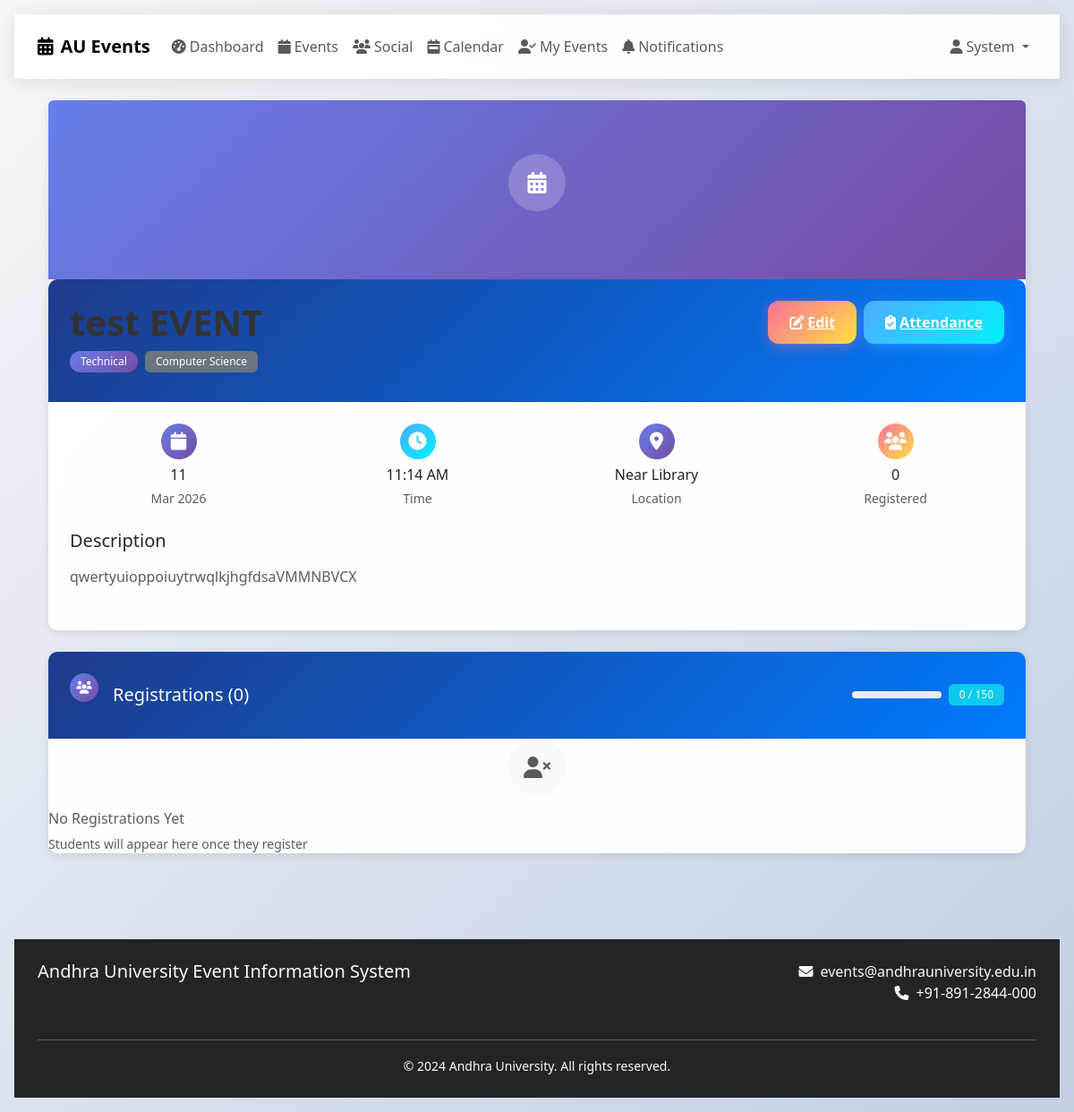
Page /admin/events/9 (signed in) on the committed database.
### models/user.py (models this page shows, shortened)
class User(UserMixin, db.Model):
    __abstract__ = True
    id = db.Column(db.Integer, primary_key=True)
    email = db.Column(db.String(120), unique=True, nullable=False, index=True)
    password_hash = db.Column(db.String(255), nullable=False)
    created_at = db.Column(db.DateTime, default=datetime.utcnow)
    is_active = db.Column(db.Boolean, default=True)

class Admin(User):
    __tablename__ = 'admins'
    username = db.Column(db.String(50), unique=True, nullable=False)
    first_name = db.Column(db.String(50), nullable=False)
    last_name = db.Column(db.String(50), nullable=False)
    role = db.Column(db.String(20), default='admin')  # admin, super_admin
    department = db.Column(db.String(100))
    created_events = db.relationship('Event', backref='creator', lazy='dynamic')
    @property
    def unread_notifications_count(self):
        return 0

### models/event.py (models this page shows, shortened)
class Event(db.Model):
    __tablename__ = 'events'
    id = db.Column(db.Integer, primary_key=True)
    title = db.Column(db.String(200), nullable=False)
    description = db.Column(db.Text, nullable=False)
    date = db.Column(db.Date, nullable=False, index=True)
    time = db.Column(db.Time, nullable=False)
    location = db.Column(db.String(200), nullable=False)
    department = db.Column(db.String(100), nullable=False, index=True)
    category = db.Column(db.String(50), nullable=False, index=True)  # technical, cultural, workshop, seminar
    max_participants = db.Column(db.Integer)
    poster_image = db.Column(db.String(255))
    created_by = db.Column(db.Integer, db.ForeignKey('admins.id'), nullable=False)
    created_at = db.Column(db.DateTime, default=datetime.utcnow)
    updated_at = db.Column(db.DateTime, default=datetime.utcnow, onupdate=datetime.utcnow)
    is_active = db.Column(db.Boolean, default=True)
    registrations = db.relationship('EventRegistration', backref='event', lazy='dynamic', cascade='all, delete-orphan')
    feedbacks = db.relationship('EventFeedback', backref='event', lazy='dynamic', cascade='all, delete-orphan')
    @property
    def registered_count(self):
        return self.registrations.count()

### routes/admin.py (the view)
@admin_bp.route('/events/<int:event_id>')
@login_required
@admin_required
def event_details(event_id):
    event = Event.query.get_or_404(event_id)
    registrations = db.session.query(
        EventRegistration, Student
    ).join(Student).filter(
        EventRegistration.event_id == event_id
    ).order_by(EventRegistration.registration_date.desc()).all()
    feedbacks = event.feedbacks.order_by(EventFeedback.created_at.desc()).all()
    return render_template('admin/event_details.html',
                         event=event,
                         registrations=registrations,
                         feedbacks=feedbacks)

### templates/admin/event_details.html (shortened to what this page needs)
{% extends "base.html" %}
{% block content %}
<div class="card slide-up">
    {% if event.poster_image %}
        <img src="{{ url_for('static', filename='uploads/' + event.poster_image) }}"
             class="w-100 rounded-top" style="height: 200px; object-fit: cover;"
             alt="{{ event.title }}">
    {% else %}
        <div class="d-flex align-items-center justify-content-center rounded-top"
             style="height: 200px; background: var(--primary-gradient);">
            <div class="icon-circle" style="background: rgba(255,255,255,0.2); width: 64px; height: 64px; font-size: 1.5rem;">
                <i class="fas fa-calendar-alt text-white"></i>
            </div>
        </div>
    {% endif %}
    <div class="card-header">
        <div class="d-flex justify-content-between align-items-start">
            <div>
                <h1 class="display-title mb-2">{{ event.title }}</h1>
                <div class="d-flex align-items-center gap-2 mb-2">
                    <span class="badge rounded-pill" style="background: var(--info-gradient); color: white;">{{ event.category.title() }}</span>
                    <span class="badge bg-secondary">{{ event.department }}</span>
                </div>
            </div>
            <div class="d-flex gap-2 flex-wrap">
                <a href="{{ url_for('admin.edit_event', event_id=event.id) }}" class="btn-gradient-warning btn-sm">
                    <i class="fas fa-edit me-1"></i>Edit
                </a>
                <a href="{{ url_for('admin.attendance', event_id=event.id) }}" class="btn-gradient-success btn-sm">
                    <i class="fas fa-clipboard-check me-1"></i>Attendance
                </a>
            </div>
        </div>
    </div>
    <div class="card-body">
        <div class="card-grid card-grid-2 card-grid-4 mb-4">
            <div class="text-center">
                <div class="icon-circle mx-auto mb-2" style="background: var(--primary-gradient); width: 40px; height: 40px;">
                    <i class="fas fa-calendar text-white"></i>
                </div>
                <h6 class="mb-1">{{ event.date.strftime('%d') }}</h6>
                <small class="text-muted">{{ event.date.strftime('%b %Y') }}</small>
            </div>
            <div class="text-center">
                <div class="icon-circle mx-auto mb-2" style="background: var(--success-gradient); width: 40px; height: 40px;">
                    <i class="fas fa-clock text-white"></i>
                </div>
                <h6 class="mb-1">{{ event.time.strftime('%I:%M %p') if event.time else 'All Day' }}</h6>
                <small class="text-muted">Time</small>
            </div>
            <div class="text-center">
                <div class="icon-circle mx-auto mb-2" style="background: var(--info-gradient); width: 40px; height: 40px;">
                    <i class="fas fa-map-marker-alt text-white"></i>
                </div>
                <h6 class="mb-1">{{ event.location[:15] }}{% if event.location|length > 15 %}...{% endif %}</h6>
                <small class="text-muted">Location</small>
            </div>
            <div class="text-center">
                <div class="icon-circle mx-auto mb-2" style="background: var(--warning-gradient); width: 40px; height: 40px;">
                    <i class="fas fa-users text-white"></i>
                </div>
                <h6 class="mb-1">{{ event.registered_count or 0 }}</h6>
                <small class="text-muted">Registered</small>
            </div>
        </div>
        <div class="mb-4">
            <h5 class="mb-3">Description</h5>
            <p class="text-muted">{{ event.description }}</p>
        </div>
    </div>
</div>
<div class="card mt-3">
    <div class="card-header">
        <div class="d-flex justify-content-between align-items-center">
            <div class="d-flex align-items-center">
                <div class="icon-circle me-3" style="width: 32px; height: 32px; font-size: 0.875rem;">
                    <i class="fas fa-users"></i>
                </div>
                <h5 class="mb-0">Registrations ({{ registrations|length }})</h5>
            </div>
            {% if event.max_participants %}
                <div class="d-flex align-items-center gap-2">
                    <div class="progress" style="width: 100px; height: 8px;">
                        {% set percentage = (registrations|length / event.max_participants) * 100 %}
                    </div>
                    <span class="badge bg-info">{{ registrations|length }} / {{ event.max_participants }}</span>
                </div>
            {% else %}
                <span class="badge bg-primary">{{ registrations|length }} registered</span>
            {% endif %}
        </div>
    </div>
    <div class="card-body p-0">
        {% if registrations %}
            {% for registration in registrations %}
                <div class="list-group-item">
                    <div class="d-flex justify-content-between align-items-start">
                        <div class="d-flex align-items-center">
                            <div class="icon-circle me-3" style="background: var(--secondary-gradient); width: 40px; height: 40px; font-size: 1rem;">
                                {{ registration.student.first_name[0] if registration.student.first_name else 'S' }}
                            </div>
                            <div>
                                <h6 class="mb-1">{{ registration.student.full_name }}</h6>
                                <p class="mb-1 small text-muted">{{ registration.student.student_id }} • {{ registration.student.department }}</p>
                                <p class="mb-0 small text-muted">Registered: {{ registration.registration_date.strftime('%d %b %Y') }}</p>
                            </div>
                        </div>
                        <div class="text-end">
                            <div class="mb-2">
                                {% if registration.attendance_status %}
                                    <span class="badge bg-success">Present</span>
                                {% else %}
                                    <span class="badge bg-warning">Not Marked</span>
                                {% endif %}
                            </div>
                            <a href="{{ url_for('admin.student_details', student_id=registration.student.id) }}" class="btn btn-outline-primary btn-sm">
                                <i class="fas fa-eye me-1"></i>View
                            </a>
                        </div>
                    </div>
                </div>
            {% endfor %}
        {% else %}
            <div class="icon-circle mx-auto mb-3" style="background: var(--light-bg); width: 64px; height: 64px; font-size: 1.5rem;">
                <i class="fas fa-user-times text-muted"></i>
            </div>
            <h6 class="text-muted">No Registrations Yet</h6>
            <p class="text-muted small mb-0">Students will appear here once they register</p>
        </div>
        {% endif %}
    </div>
{% endblock %}

### templates/base.html (shortened to what this page needs)
<!DOCTYPE html>
<html lang="en">
<head>
    <link href="https://cdn.jsdelivr.net/npm/bootstrap@5.3.0/dist/css/bootstrap.min.css" rel="stylesheet">
    <link href="https://cdnjs.cloudflare.com/ajax/libs/font-awesome/6.4.0/css/all.min.css" rel="stylesheet">
    <link href="{{ url_for('static', filename='css/mobile-first.css') }}" rel="stylesheet">
    <link href="{{ url_for('static', filename='css/style.css') }}" rel="stylesheet">
</head>
<body class="app-container">
    <nav class="navbar navbar-expand-lg sticky-top">
        <div class="container">
            <a class="navbar-brand" href="{{ url_for('main.index') }}">
                <i class="fas fa-calendar-alt me-2"></i>AU Events
            </a>
            <div class="collapse navbar-collapse" id="navbarNav">
                <ul class="navbar-nav me-auto">
                    {% if current_user.is_authenticated %}
                        <li class="nav-item">
                            <a class="nav-link" href="{{ url_for('main.dashboard') }}">
                                <i class="fas fa-tachometer-alt me-1"></i>Dashboard
                            </a>
                        </li>
                        <li class="nav-item">
                            <a class="nav-link" href="{{ url_for('main.events') }}">
                                <i class="fas fa-calendar me-1"></i>Events
                            </a>
                        </li>
                        <li class="nav-item">
                            <a class="nav-link" href="{{ url_for('social.social_feed') }}">
                                <i class="fas fa-users me-1"></i>Social
                            </a>
                        </li>
                        <li class="nav-item">
                            <a class="nav-link" href="{{ url_for('main.calendar_view') }}">
                                <i class="fas fa-calendar-week me-1"></i>Calendar
                            </a>
                        </li>
                        {% if current_user.is_authenticated and not current_user.is_admin %}
                        <li class="nav-item">
                            <a class="nav-link" href="{{ url_for('main.my_events') }}">
                                <i class="fas fa-user-check me-1"></i>My Events
                            </a>
                        </li>
                        <li class="nav-item position-relative">
                            <a class="nav-link" href="{{ url_for('main.notifications') }}">
                                <i class="fas fa-bell me-1"></i>Notifications
                            </a>
                        </li>
                        {% endif %}
                    {% endif %}
                </ul>
                <ul class="navbar-nav">
                    {% if current_user.is_authenticated %}
                        <li class="nav-item dropdown">
                            <a class="nav-link dropdown-toggle" href="#" role="button" data-bs-toggle="dropdown">
                                <i class="fas fa-user me-1"></i>{{ current_user.first_name }}
                            </a>
                        </li>
                    {% endif %}
                </ul>
            </div>
        </div>
    </nav>
    <main class="mobile-container fade-in">
        {% block content %}{% endblock %}
    </main>
    <footer class="bg-dark text-light py-4 mt-5">
        <div class="container">
            <div class="row">
                <div class="col-md-6">
                    <h5>Andhra University Event Information System</h5>
                    <p class="text-muted">Connecting students with campus events</p>
                </div>
                <div class="col-md-6 text-md-end">
                    <p class="mb-0">
                        <i class="fas fa-envelope me-2"></i>events@andhrauniversity.edu.in<br>
                        <i class="fas fa-phone me-2"></i>+91-891-2844-000
                    </p>
                </div>
            </div>
            <hr class="bg-secondary">
            <div class="text-center">
                <small>&copy; 2024 Andhra University. All rights reserved.</small>
            </div>
        </div>
    </footer>
</body>
</html>

### rows in the picture
Admin: first_name "System"
Event: title "test EVENT", category "Technical", department "Computer Science", date "11", date "Mar 2026", time "11:14 AM", location "Near Library", description "qwertyuioppoiuytrwqlkjhgfdsaVMMNBVCX", max_participants "150"

### other values in the picture
{{ event.registered_count or 0 }} "0"
{{ registrations|length }} "0"
